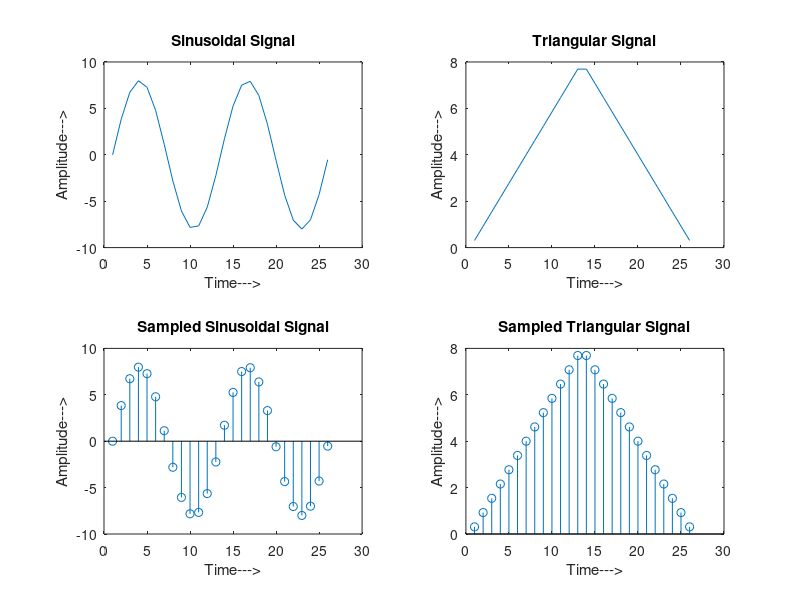
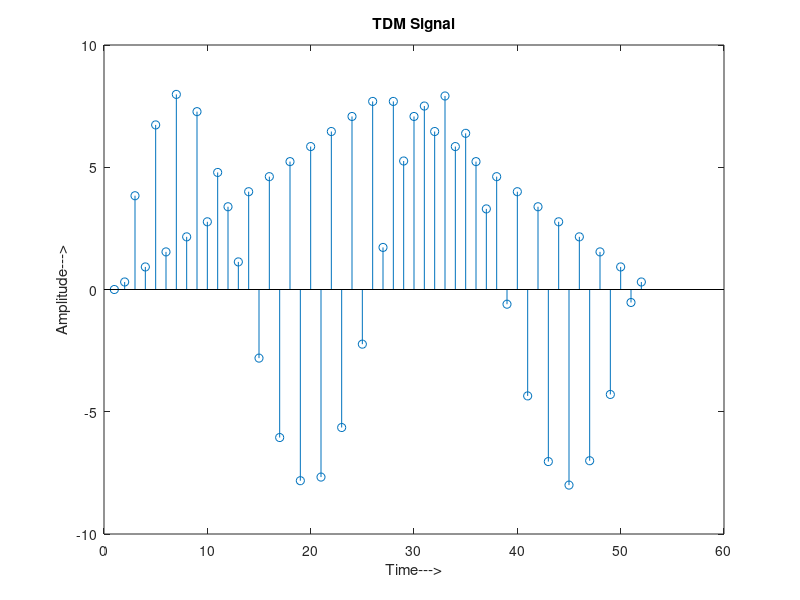
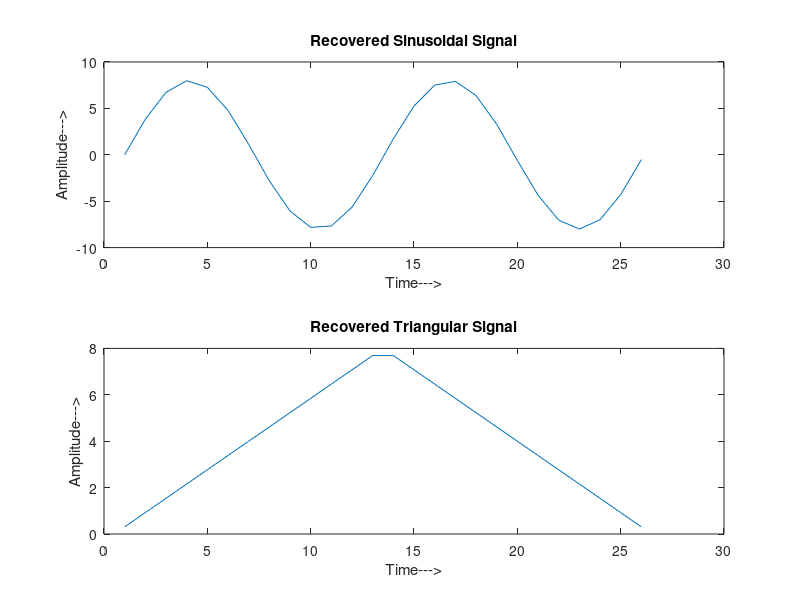

These charts were generated, in order, by the following MATLAB code:
%program for time division multiplexing and demultiplexing
clc;
close all;
clear all;
% Signal generation
x=0:.5:4*pi; % siganal taken upto 4pi
sig1=8*sin(x); % generate 1st sinusoidal signal
l=length(sig1);
sig2=8*triang(l); % Generate 2nd traingular Sigal
% Display of Both Signal
subplot(2,2,1);
plot(sig1);
title('Sinusoidal Signal');ylabel('Amplitude--->');xlabel('Time--->');
subplot(2,2,2);
plot(sig2);
title('Triangular Signal');ylabel('Amplitude--->');xlabel('Time--->');
% Display of Both Sampled Signal
subplot(2,2,3);
stem(sig1);
title('Sampled Sinusoidal Signal');
ylabel('Amplitude--->');xlabel('Time--->');
subplot(2,2,4);
stem(sig2);
title('Sampled Triangular Signal');
ylabel('Amplitude--->');xlabel('Time--->');
l1=length(sig1);
l2=length(sig2);
for i=1:l1
sig(1,i)=sig1(i); % Making Both row vector to a matrix
sig(2,i)=sig2(i);
end
% TDM of both quantize signal
tdmsig=reshape(sig,1,2*l1);
% Display of TDM Signal
figure
stem(tdmsig);
title('TDM Signal');ylabel('Amplitude--->');xlabel('Time--->');
% Demultiplexing of TDM Signal
demux=reshape(tdmsig,2,l1);
for i=1:l1
sig3(i)=demux(1,i); % Converting The matrix into row vectors
sig4(i)=demux(2,i);
end
% display of demultiplexed signal
figure
subplot(2,1,1)
plot(sig3);
title('Recovered Sinusoidal Signal'); ylabel('Amplitude--->');
xlabel('Time--->');
subplot(2,1,2)
plot(sig4);
title('Recovered Triangular Signal'); ylabel('Amplitude--->');
xlabel('Time--->');